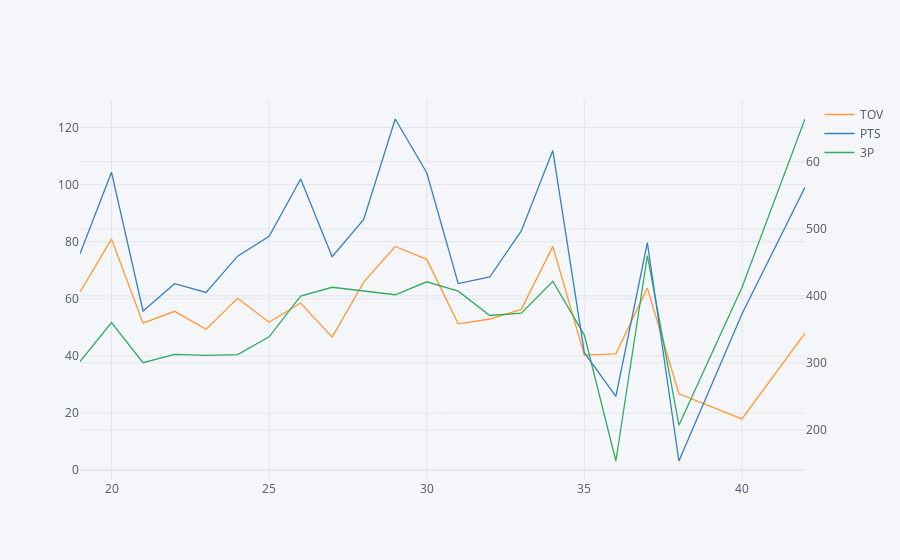

The cell this chart's notebook holds for it:
### Markdown cell above
### Analysis the performance with age using certain stats

### Code cell
df_avg_age=df.groupby(by='Age')[['TOV','PTS','3P']].mean()
df_avg_age.iplot(kind='line',secondary_y='PTS')
# fig = px.scatter(x=df.Age, y=df.TOV)
# fig.show()

### Figure 1 — Plotly figure (JSON) as saved in the notebook; plotly's stock layout.template omitted (floating-point values rounded to 4 significant figures)
{"data": [{"line": {"color": "rgba(255, 153, 51, 1.0)", "dash": "solid", "shape": "linear", "width": 1.3}, "mode": "lines", "name": "TOV", "text": "", "type": "scatter", "x": [19, 20, 21, 22, 23, 24, 25, 26, 27, 28, 29, 30, 31, 32, 33, 34, 35, 36, 37, 38, 40, 42], "y": [62.45, 80.95, 51.52, 55.66, 49.4, 60.23, 51.8, 58.56, 46.62, 65.88, 78.37, 73.86, 51.28, 52.97, 56.33, 78.4, 40.33, 40.75, 63.8, 26.8, 18, 48]}, {"line": {"color": "rgba(55, 128, 191, 1.0)", "dash": "solid", "shape": "linear", "width": 1.3}, "mode": "lines", "name": "PTS", "text": "", "type": "scatter", "x": [19, 20, 21, 22, 23, 24, 25, 26, 27, 28, 29, 30, 31, 32, 33, 34, 35, 36, 37, 38, 40, 42], "xaxis": "x", "y": [462.7, 584.2, 377.5, 418.1, 405.2, 459.2, 488.8, 574.3, 458.4, 514, 663.7, 583.6, 418.4, 428.1, 496.8, 616.7, 315.3, 250.2, 479.2, 153.8, 373, 562], "yaxis": "y2"}, {"line": {"color": "rgba(50, 171, 96, 1.0)", "dash": "solid", "shape": "linear", "width": 1.3}, "mode": "lines", "name": "3P", "text": "", "type": "scatter", "x": [19, 20, 21, 22, 23, 24, 25, 26, 27, 28, 29, 30, 31, 32, 33, 34, 35, 36, 37, 38, 40, 42], "y": [38.09, 51.73, 37.65, 40.57, 40.22, 40.53, 46.73, 60.98, 64.09, 62.88, 61.46, 66, 62.72, 54.19, 55, 66.2, 47.33, 3.25, 75.2, 15.8, 64, 123]}], "layout": {"legend": {"bgcolor": "#F5F6F9", "font": {"color": "#4D5663"}}, "paper_bgcolor": "#F5F6F9", "plot_bgcolor": "#F5F6F9", "title": {"font": {"color": "#4D5663"}}, "xaxis": {"gridcolor": "#E1E5ED", "showgrid": true, "tickfont": {"color": "#4D5663"}, "title": {"font": {"color": "#4D5663"}, "text": ""}, "zerolinecolor": "#E1E5ED"}, "yaxis": {"gridcolor": "#E1E5ED", "showgrid": true, "tickfont": {"color": "#4D5663"}, "title": {"font": {"color": "#4D5663"}, "text": ""}, "zerolinecolor": "#E1E5ED"}, "yaxis2": {"anchor": "x", "gridcolor": "#E1E5ED", "overlaying": "y", "showgrid": true, "side": "right", "tickfont": {"color": "#4D5663"}, "title": {"text": ""}, "zerolinecolor": "#E1E5ED"}}}
